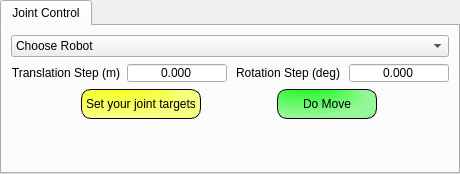
            <widget class="QTabWidget" name="tabWidget">
             <property name="currentIndex">
              <number>0</number>
             </property>
             <widget class="QWidget" name="jointControlTab">
              <attribute name="title">
               <string>Joint Control</string>
              </attribute>
              <layout class="QVBoxLayout" name="verticalLayout_2">
               <item>
                <widget class="QComboBox" name="robotSelector">
                 <property name="sizePolicy">
                  <sizepolicy hsizetype="Minimum" vsizetype="Fixed">
                   <horstretch>0</horstretch>
                   <verstretch>0</verstretch>
                  </sizepolicy>
                 </property>
                 <item>
                  <property name="text">
                   <string>Choose Robot</string>
                  </property>
                 </item>
                 <item>
                  <property name="text">
                   <string>Virtual SCARA Robot (Mirror of Demo Robot)</string>
                  </property>
                 </item>
                </widget>
               </item>
               <item>
                <layout class="QHBoxLayout" name="horizontalLayout_4">
                 <property name="sizeConstraint">
                  <enum>QLayout::SetMinimumSize</enum>
                 </property>
                 <item>
                  <layout class="QHBoxLayout" name="horizontalLayout_2">
                   <item>
                    <widget class="QLabel" name="label_4">
                     <property name="sizePolicy">
                      <sizepolicy hsizetype="Minimum" vsizetype="Minimum">
                       <horstretch>0</horstretch>
                       <verstretch>0</verstretch>
                      </sizepolicy>
                     </property>
                     <property name="minimumSize">
                      <size>
                       <width>110</width>
                       <height>15</height>
                      </size>
                     </property>
                     <property name="maximumSize">
                      <size>
                       <width>110</width>
                       <height>15</height>
                      </size>
                     </property>
                     <property name="text">
                      <string>Translation Step (m)</string>
                     </property>
                     <property name="alignment">
                      <set>Qt::AlignCenter</set>
                     </property>
                    </widget>
                   </item>
                   <item>
                    <widget class="QDoubleSpinBox" name="translationStepBox">
                     <property name="sizePolicy">
                      <sizepolicy hsizetype="Minimum" vsizetype="Minimum">
                       <horstretch>0</horstretch>
                       <verstretch>0</verstretch>
                      </sizepolicy>
                     </property>
                     <property name="minimumSize">
                      <size>
                       <width>100</width>
                       <height>20</height>
                      </size>
                     </property>
                     <property name="maximumSize">
                      <size>
                       <width>100</width>
                       <height>20</height>
                      </size>
                     </property>
                     <property name="alignment">
                      <set>Qt::AlignCenter</set>
                     </property>
                     <property name="buttonSymbols">
                      <enum>QAbstractSpinBox::NoButtons</enum>
                     </property>
                     <property name="decimals">
                      <number>3</number>
                     </property>
                     <property name="maximum">
                      <double>100000.000000000000000</double>
                     </property>
                     <property name="singleStep">
                      <double>0.000001000000000</double>
                     </property>
                    </widget>
                   </item>
                  </layout>
                 </item>
                 <item>
                  <layout class="QHBoxLayout" name="horizontalLayout_3">
                   <item>
                    <widget class="QLabel" name="label_5">
                     <property name="sizePolicy">
                      <sizepolicy hsizetype="Minimum" vsizetype="Minimum">
                       <horstretch>0</horstretch>
                       <verstretch>0</verstretch>
                      </sizepolicy>
                     </property>
                     <property name="minimumSize">
                      <size>
                       <width>110</width>
                       <height>15</height>
                      </size>
                     </property>
                     <property name="maximumSize">
                      <size>
                       <width>110</width>
                       <height>15</height>
                      </size>
                     </property>
                     <property name="text">
                      <string>Rotation Step (deg)</string>
                     </property>
                     <property name="alignment">
                      <set>Qt::AlignCenter</set>
                     </property>
                    </widget>
                   </item>
                   <item>
                    <widget class="QDoubleSpinBox" name="rotationStepBox">
                     <property name="sizePolicy">
                      <sizepolicy hsizetype="Minimum" vsizetype="Minimum">
                       <horstretch>0</horstretch>
                       <verstretch>0</verstretch>
                      </sizepolicy>
                     </property>
                     <property name="minimumSize">
                      <size>
                       <width>100</width>
                       <height>20</height>
                      </size>
                     </property>
                     <property name="maximumSize">
                      <size>
                       <width>100</width>
                       <height>20</height>
                      </size>
                     </property>
                     <property name="alignment">
                      <set>Qt::AlignCenter</set>
                     </property>
                     <property name="buttonSymbols">
                      <enum>QAbstractSpinBox::NoButtons</enum>
                     </property>
                     <property name="decimals">
                      <number>3</number>
                     </property>
                     <property name="maximum">
                      <double>100000.000000000000000</double>
                     </property>
                     <property name="singleStep">
                      <double>0.000001000000000</double>
                     </property>
                    </widget>
                   </item>
                  </layout>
                 </item>
                </layout>
               </item>
               <item>
                <layout class="QHBoxLayout" name="horizontalLayout_21">
                 <item>
                  <widget class="QPushButton" name="setJointTargetButton">
                   <property name="sizePolicy">
                    <sizepolicy hsizetype="Maximum" vsizetype="Maximum">
                     <horstretch>0</horstretch>
                     <verstretch>0</verstretch>
                    </sizepolicy>
                   </property>
                   <property name="minimumSize">
                    <size>
                     <width>120</width>
                     <height>30</height>
                    </size>
                   </property>
                   <property name="maximumSize">
                    <size>
                     <width>120</width>
                     <height>30</height>
                    </size>
                   </property>
                   <property name="styleSheet">
                    <string notr="true">QPushButton {
color: black;
border: 1px solid #030303;
border-radius: 10px;
border-style: outset;
background: qradialgradient(cx: 0.3, cy: 0.3, fx: 0.4, fy: -1.2,radius: 0.6, stop: 0 #f2ff00, stop: 1 #f9ff82);
padding: 5px;
}

QPushButton:hover {
background: qradialgradient(cx: 0.3, cy: -0.3, fx: -0.4, fy: 0.4,radius: 1.1, stop: 0 #f2ff00, stop: 1 #e6ed5a);
}

QPushButton:pressed {
border: 1px solid #fa6666;
background: qradialgradient(cx: -0.3, cy: 0.3, fx: 0.4, fy: -0.4,radius: 1.3, stop: 0 #f2ff00, stop: 1 #fcc603);
}</string>
                   </property>
                   <property name="text">
                    <string>Set your joint targets</string>
                   </property>
                  </widget>
                 </item>
                 <item>
                  <widget class="QPushButton" name="doJointMoveButton">
                   <property name="sizePolicy">
                    <sizepolicy hsizetype="Maximum" vsizetype="Maximum">
                     <horstretch>0</horstretch>
                     <verstretch>0</verstretch>
                    </sizepolicy>
                   </property>
                   <property name="minimumSize">
                    <size>
                     <width>100</width>
                     <height>30</height>
                    </size>
                   </property>
                   <property name="maximumSize">
                    <size>
                     <width>100</width>
                     <height>30</height>
                    </size>
                   </property>
                   <property name="font">
                    <font>
                     <pointsize>9</pointsize>
                     <bold>false</bold>
                    </font>
                   </property>
                   <property name="styleSheet">
                    <string notr="true">QPushButton {
color: black;
border: 1px solid #030303;
border-radius: 10px;
border-style: outset;
background: qradialgradient(cx: 0.3, cy: 0.3, fx: 0.4, fy: -1.2,radius: 0.6, stop: 0 #03fc07, stop: 1 #94f798);
padding: 5px;
}

QPushButton:hover {
background: qradialgradient(cx: 0.3, cy: -0.3, fx: -0.4, fy: 0.4,radius: 1.1, stop: 0 #03fc07, stop: 1 #39fc03);
}

QPushButton:pressed {
border: 1px solid #fa6666;
background: qradialgradient(cx: -0.3, cy: 0.3, fx: 0.4, fy: -0.4,radius: 1.3, stop: 0 #03fc07, stop: 1 #edf57f);
}</string>
                   </property>
                   <property name="text">
                    <string>Do Move</string>
                   </property>
                  </widget>
                 </item>
                </layout>
               </item>
               <item>
                <widget class="jointControlBox" name="joint1" native="true">
                 <property name="sizePolicy">
                  <sizepolicy hsizetype="MinimumExpanding" vsizetype="MinimumExpanding">
                   <horstretch>0</horstretch>
                   <verstretch>0</verstretch>
                  </sizepolicy>
                 </property>
                </widget>
               </item>
               <item>
                <widget class="jointControlBox" name="joint2" native="true">
                 <property name="sizePolicy">
                  <sizepolicy hsizetype="MinimumExpanding" vsizetype="MinimumExpanding">
                   <horstretch>0</horstretch>
                   <verstretch>0</verstretch>
                  </sizepolicy>
                 </property>
                </widget>
               </item>
               <item>
                <widget class="jointControlBox" name="joint3" native="true">
                 <property name="sizePolicy">
                  <sizepolicy hsizetype="MinimumExpanding" vsizetype="MinimumExpanding">
                   <horstretch>0</horstretch>
                   <verstretch>0</verstretch>
                  </sizepolicy>
                 </property>
                </widget>
               </item>
               <item>
                <widget class="jointControlBox" name="joint4" native="true">
                 <property name="sizePolicy">
                  <sizepolicy hsizetype="MinimumExpanding" vsizetype="MinimumExpanding">
                   <horstretch>0</horstretch>
                   <verstretch>0</verstretch>
                  </sizepolicy>
                 </property>
                </widget>
               </item>
               <item>
                <widget class="jointControlBox" name="joint5" native="true">
                 <property name="sizePolicy">
                  <sizepolicy hsizetype="MinimumExpanding" vsizetype="MinimumExpanding">
                   <horstretch>0</horstretch>
                   <verstretch>0</verstretch>
                  </sizepolicy>
                 </property>
                </widget>
               </item>
               <item>
                <widget class="jointControlBox" name="joint6" native="true">
                 <property name="sizePolicy">
                  <sizepolicy hsizetype="MinimumExpanding" vsizetype="MinimumExpanding">
                   <horstretch>0</horstretch>
                   <verstretch>0</verstretch>
                  </sizepolicy>
                 </property>
                </widget>
               </item>
               <item>
                <widget class="jointControlBox" name="joint7" native="true">
                 <property name="sizePolicy">
                  <sizepolicy hsizetype="MinimumExpanding" vsizetype="MinimumExpanding">
                   <horstretch>0</horstretch>
                   <verstretch>0</verstretch>
                  </sizepolicy>
                 </property>
                </widget>
               </item>
              </layout>
             </widget>
            </widget>
